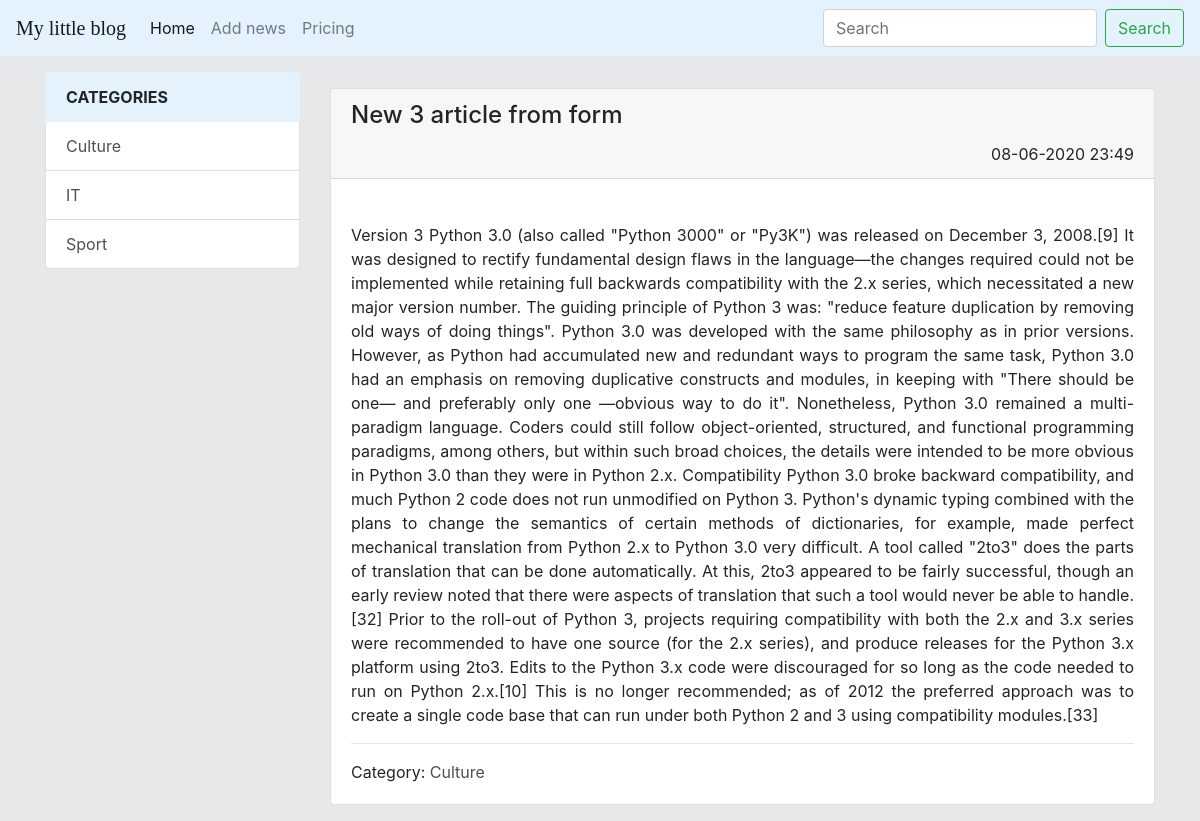
Screenshot of /news/8 with the database file from the repository.
### news/models.py (models this page shows, shortened)
class Category(models.Model):
    category_title = models.CharField(max_length=150, db_index=True)
    def get_absolute_url(self):
        return reverse('category', kwargs={'category_id': self.pk})
    def __str__(self):
        return f'{self.category_title}'
    class Meta:
        verbose_name = "Категория"
        verbose_name_plural = 'Category'
        ordering = ['category_title']

class News(models.Model):
    title = models.CharField(max_length=200, unique=True)
    content = models.TextField(blank=True)
    created = models.DateTimeField(auto_now_add=True)
    updated = models.DateTimeField(auto_now=True)
    photo = models.ImageField(blank=True, upload_to='photos/%Y/%m/%d/')
    published = models.BooleanField(default=True)
    category = models.ForeignKey('Category', on_delete=models.PROTECT, null=True, blank=True)
    class Meta:
        verbose_name = "Новость"
        verbose_name_plural = 'News'
        ordering = ['-created', 'title']

### news/views.py (the view)
# urls.py: path('news/<int:news_id>', view_news, name='view_news'),
def view_news(request, news_id):
    news_item = get_object_or_404(News, pk=news_id)
    return render(request, 'news/view_news.html', {'article': news_item})

### news/templatetags/news_tags.py (called while the page is built)
@register.simple_tag
def get_all_categories():
    return Category.objects.all()

### news/templates/news/view_news.html (shortened to what this page needs)
{% extends 'base.html' %}
{% block sidebar %}
    <div class="col-md-3">
        {% include 'news/include/categories_sidebar.html' %}
    </div>
{% endblock %}
{% block content %}
    <div class="col-md-9">
        <div class="container mt-3">
            <div class="row">
                <div class="card mb-3">
                    <div class="card-header">
                        <h4 class="card-title">{{ article.title }}</h4>
                        <div  style="text-align: right">
                            {{ article.created|date:"d-m-Y H:i" }}
                        </div>
                    </div>
                    <div class="card-body">
                        <div class="media" style=" display: block;">
                            <div class="media-body">
                                <p class="card-text" style="text-align: justify">{{ article.content }}</p>
                            </div>
                            <hr>
                            {% if article.category %}
                                Category: <a href="{{ article.category.get_absolute_url }}"
                                            class="list-group-item-action">{{ article.category }} </a>
                            {% endif %}
                        </div>
                    </div>
                </div>
            </div>
        </div>
    </div>
{% endblock %}

### news/templates/news/include/categories_sidebar.html
{% load news_tags %}
<div class="list-group">
    <a href="#" class="list-group-item list-group-item-action active" style="color: #212529; background-color: #e3f2fd; border-color: #e3f2fd; font-weight: bold; text-transform: uppercase">
        Categories
    </a>
    {% get_all_categories as categories %}
    {% for category in categories %}
        <a href="{{ category.get_absolute_url }} "
           class="list-group-item list-group-item-action">{{ category.category_title }}</a>
    {% endfor %}
</div>

### static/styles.css (style rules this page uses)
body { background-color: #e6e8ea; }

### rows the page displays
Category: category_title "Culture"
Category: category_title "IT"
Category: category_title "Sport"
News: title "New 3 article from form", created "08-06-2020 23:49", content "Version 3 Python 3.0 (also called \"Python 3000\" or \"Py3K\") was released on December 3, 2008.[9] It was designed to rectify fundamental design flaws in the language—the changes required could not be implemented while retaining full backwards compatibility with the 2.x series, which necessitated a new major version number. The guiding principle of Python 3 was: \"reduce feature duplication by removing old ways of doing things\". Python 3.0 was developed with the same philosophy as in prior versions. However, as Python had accumulated new and redundant ways to program the same task, Python 3.0 had an emphasis on removing duplicative constructs and modules, in keeping with \"There should be one—…", category "Culture"
